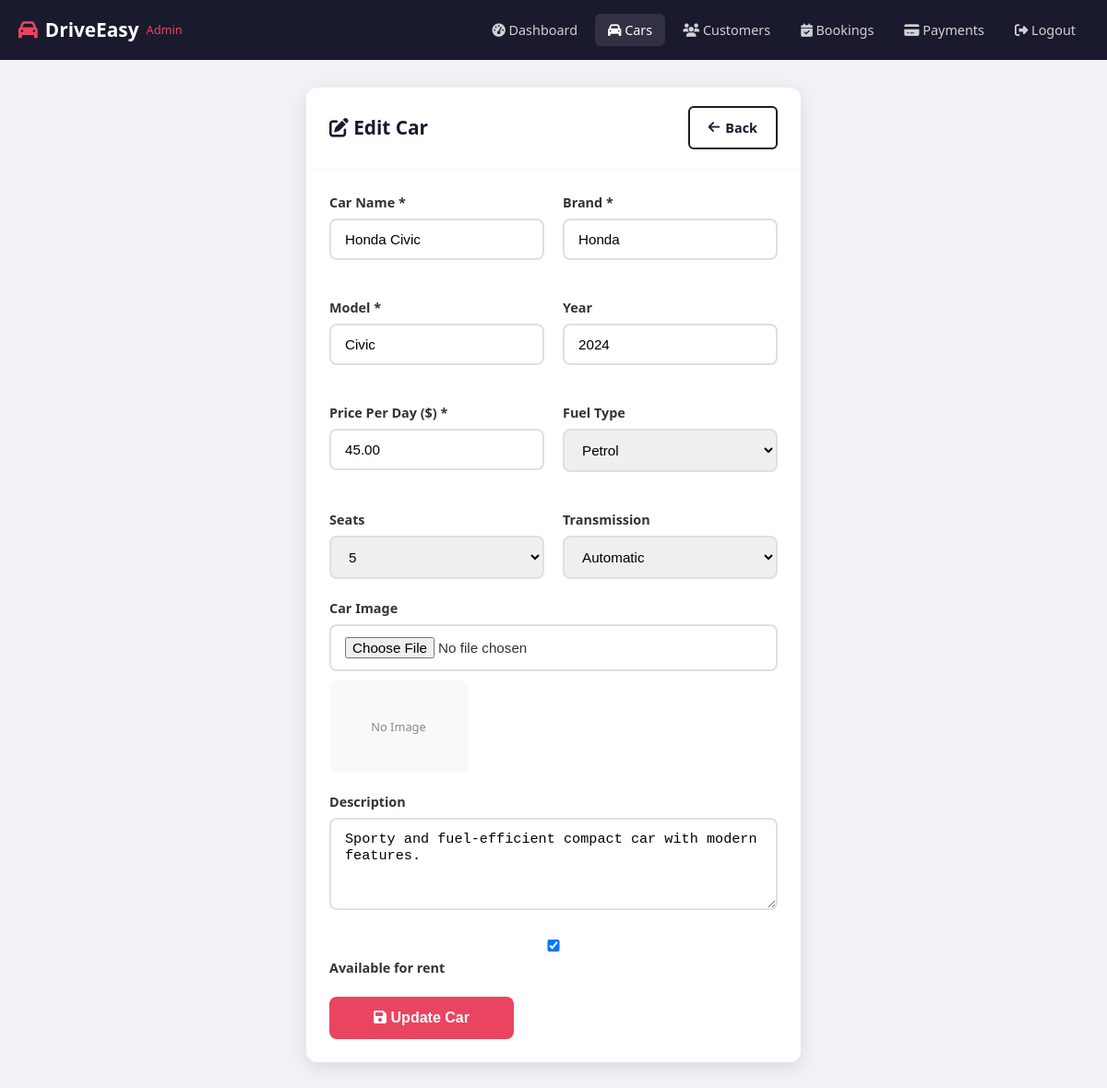
The page /admin/edit-car.php?id=2 (signed in) on the database its author committed.
### tables this page shows
CREATE TABLE cars (
    car_id INT AUTO_INCREMENT PRIMARY KEY,
    car_name VARCHAR(100) NOT NULL,
    brand VARCHAR(50) NOT NULL,
    model VARCHAR(50) NOT NULL,
    year INT NOT NULL,
    price_per_day DECIMAL(10,2) NOT NULL,
    fuel_type VARCHAR(20) NOT NULL,
    seats INT NOT NULL,
    transmission VARCHAR(20) NOT NULL,
    image VARCHAR(255) DEFAULT 'default-car.jpg',
    availability TINYINT(1) DEFAULT 1,
    description TEXT,
    created_at TIMESTAMP DEFAULT CURRENT_TIMESTAMP
);

### admin/edit-car.php (the view, shortened to what this page needs)
<?php
require_once '../includes/config.php';
$car_id = (int)$_GET['id'];
$stmt = $pdo->prepare("SELECT * FROM cars WHERE car_id = ?");
$stmt->execute([$car_id]);
$car = $stmt->fetch(PDO::FETCH_ASSOC);
require_once 'header.php';
?>
<div class="admin-card">
    <div class="admin-card-header">
        <h2><i class="fas fa-edit"></i> Edit Car</h2>
        <a href="manage-cars.php" class="btn-add" style="background: transparent; border: 2px solid var(--primary); color: var(--primary);">
            <i class="fas fa-arrow-left"></i> Back
        </a>
    </div>
    <div class="admin-card-body">
        <form method="POST" action="" enctype="multipart/form-data" style="max-width: 700px;">
            <div style="display: grid; grid-template-columns: 1fr 1fr; gap: 20px;">
                <div class="form-group">
                    <label>Car Name *</label>
                    <input type="text" name="car_name" value="<?= htmlspecialchars($car['car_name']) ?>" required>
                </div>
                <div class="form-group">
                    <label>Brand *</label>
                    <input type="text" name="brand" value="<?= htmlspecialchars($car['brand']) ?>" required>
                </div>
                <div class="form-group">
                    <label>Model *</label>
                    <input type="text" name="model" value="<?= htmlspecialchars($car['model']) ?>" required>
                </div>
                <div class="form-group">
                    <label>Year</label>
                    <input type="number" name="year" value="<?= $car['year'] ?>" min="2000" max="<?= date('Y') + 1 ?>">
                </div>
                <div class="form-group">
                    <label>Price Per Day ($) *</label>
                    <input type="number" name="price_per_day" step="0.01" min="0" value="<?= $car['price_per_day'] ?>" required>
                </div>
                <div class="form-group">
                    <label>Fuel Type</label>
                    <select name="fuel_type">
                        <option value="Petrol" <?= $car['fuel_type'] === 'Petrol' ? 'selected' : '' ?>>Petrol</option>
                    </select>
                </div>
                <div class="form-group">
                    <label>Seats</label>
                    <select name="seats">
                        <?php foreach ([2, 4, 5, 7, 8] as $s): ?>
                            <option value="<?= $s ?>" <?= $car['seats'] == $s ? 'selected' : '' ?>><?= $s ?></option>
                        <?php endforeach; ?>
                    </select>
                </div>
                <div class="form-group">
                    <label>Transmission</label>
                    <select name="transmission">
                        <option value="Automatic" <?= $car['transmission'] === 'Automatic' ? 'selected' : '' ?>>Automatic</option>
                    </select>
                </div>
            </div>
            <div class="form-group">
                <label>Car Image</label>
                <input type="file" name="image" accept="image/*" id="car_image">
                <div id="image_preview" style="margin-top: 10px; width: 150px; height: 100px; background: var(--light); border-radius: 8px; display: flex; align-items: center; justify-content: center; overflow: hidden;">
                    <?php if ($car['image'] && file_exists("../uploads/cars/" . $car['image'])): ?>
                        <img src="../uploads/cars/<?= htmlspecialchars($car['image']) ?>" alt="" style="width: 100%; height: 100%; object-fit: cover;">
                    <?php else: ?>
                        <span style="color: var(--text-light); font-size: 0.8rem;">No Image</span>
                    <?php endif; ?>
                </div>
            </div>
            <div class="form-group">
                <label>Description</label>
                <textarea name="description" rows="4"><?= htmlspecialchars($car['description'] ?? '') ?></textarea>
            </div>
            <div class="form-group">
                <label>
                    <input type="checkbox" name="availability" <?= $car['availability'] ? 'checked' : '' ?>> Available for rent
                </label>
            </div>
            <button type="submit" class="btn-submit" style="max-width: 200px;"><i class="fas fa-save"></i> Update Car</button>
        </form>
    </div>
</div>
<?php require_once 'footer.php'; ?>

### assets/css/style.css (style rules this page uses)
:root { --primary: #1a1a2e; --secondary: #e94560; --accent: #16213e; --gold: #f5a623; --light: #f8f9fa; --dark: #0f0f1a; --text: #333; --text-light: #888; --white: #fff; --shadow: 0 5px 20px rgba(0,0,0,0.1); --shadow-hover: 0 10px 40px rgba(233,69,96,0.2); --radius: 12px; --transition: all 0.3s ease; }
* { margin: 0; padding: 0; box-sizing: border-box; }
html { scroll-behavior: smooth; }
body { font-family: 'Segoe UI', Tahoma, Geneva, Verdana, sans-serif; background: var(--light); color: var(--text); line-height: 1.6; min-height: 100vh; display: flex; flex-direction: column; }
a { text-decoration: none; color: inherit; }
.form-group { margin-bottom: 20px; }
.form-group label { display: block; margin-bottom: 6px; font-weight: 600; font-size: 0.9rem; color: var(--text); }
.form-group input, .form-group textarea, .form-group select { width: 100%; padding: 12px 15px; border: 2px solid #e0e0e0; border-radius: 8px; font-size: 0.95rem; transition: var(--transition); }
.form-group textarea { resize: vertical; min-height: 100px; }
.btn-submit { width: 100%; padding: 14px; background: var(--secondary); color: var(--white); border: none; border-radius: 8px; font-size: 1rem; font-weight: 600; cursor: pointer; transition: var(--transition); }
.admin-body { background: #f0f2f5; }
.admin-card { background: var(--white); border-radius: var(--radius); box-shadow: var(--shadow); margin-bottom: 25px; }
.admin-card-header { padding: 20px 25px; border-bottom: 1px solid var(--light); display: flex; justify-content: space-between; align-items: center; flex-wrap: wrap; gap: 10px; }
.admin-card-header h2 { color: var(--primary); font-size: 1.3rem; }
.admin-card-body { padding: 25px; }
.btn-add { padding: 10px 20px; background: var(--secondary); color: var(--white); border-radius: 6px; font-weight: 600; font-size: 0.9rem; transition: var(--transition); border: none; cursor: pointer; display: inline-flex; align-items: center; gap: 6px; }

### rows shown on the page
cars: car_name "Honda Civic", brand "Honda", model "Civic", year "2024", price_per_day "45.00", fuel_type "Petrol", seats "5", transmission "Automatic", description "Sporty and fuel-efficient compact car with modern features.", availability "☑"
